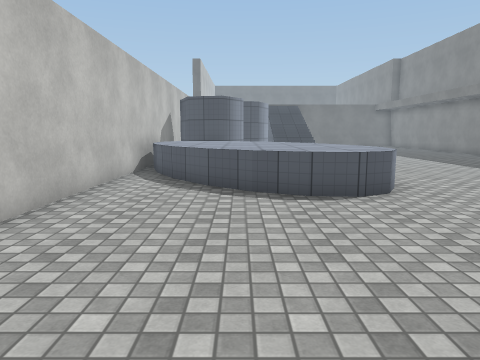
View 1 (above)

20 first-person views from a walk through a scene from a Unity 3-D project. The camera is 1.4 m above the floor, tilts 8° down and sees 70° across. The floor is counted in squares, 1 m on a side. Each view is taken from the middle of a square. On the plan, view 1 faces up. The plan holds only what a view shows up to about 15 squares ahead; the rest is blank. The place goes on beyond the plan. The player character is not drawn. Surface patterns are stand-ins for the level's own textures.

View 2
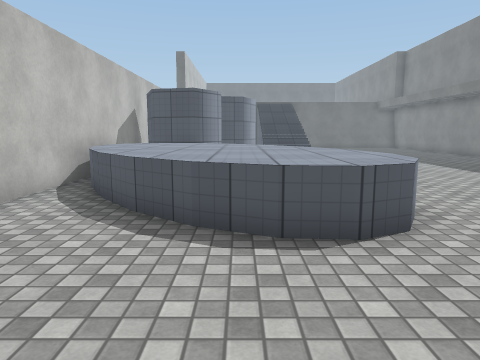

View 3
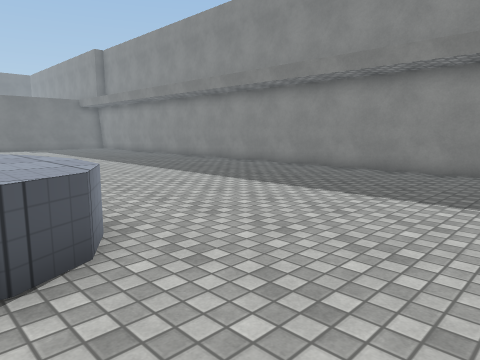

View 4
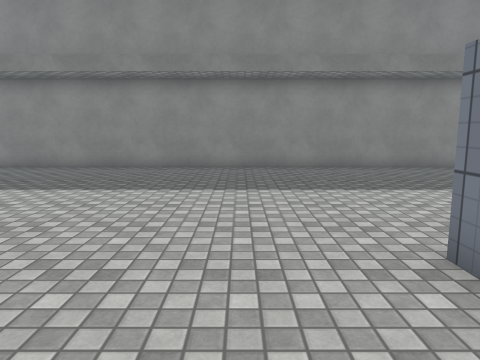

View 5
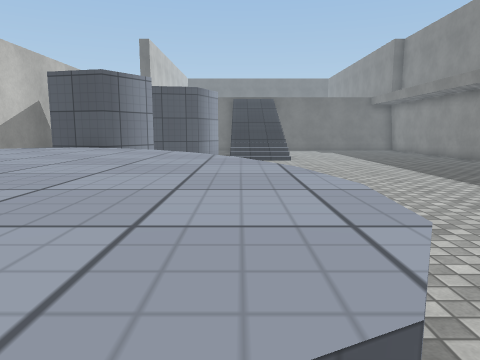

View 6
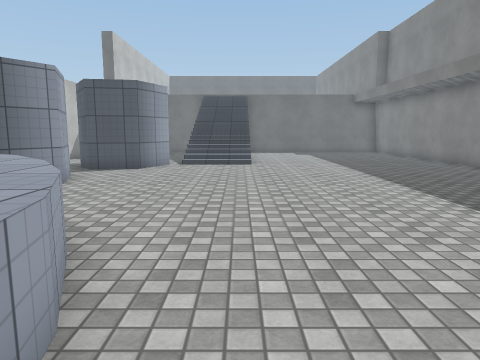

View 7
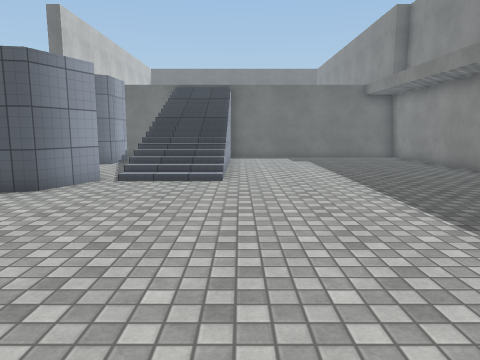

View 8
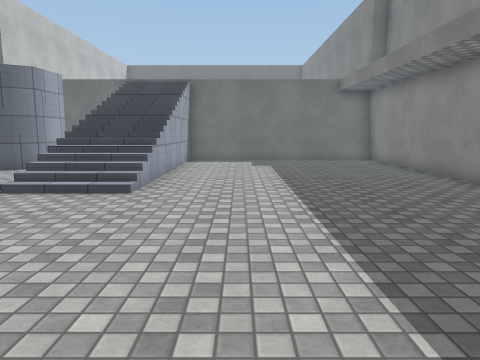

View 9
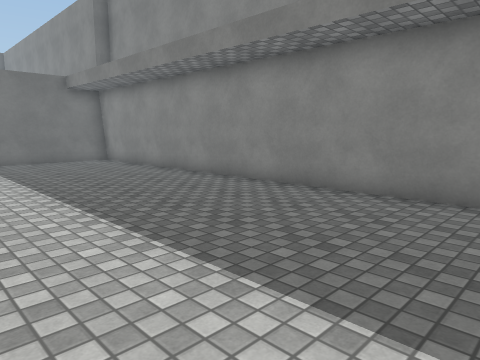

View 10
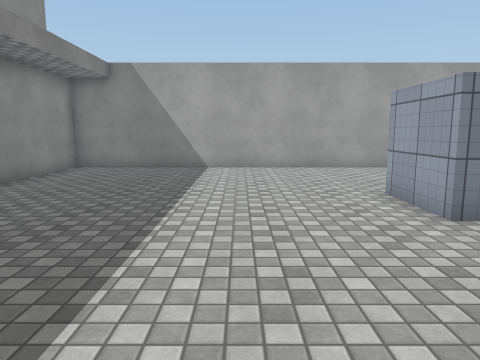

View 11
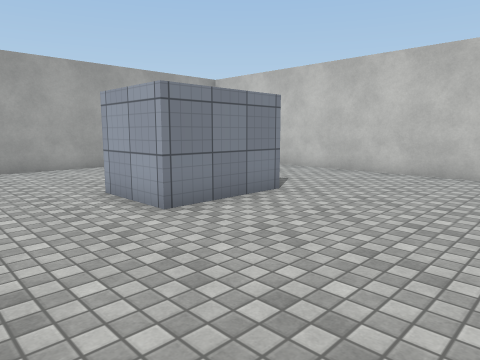

View 12
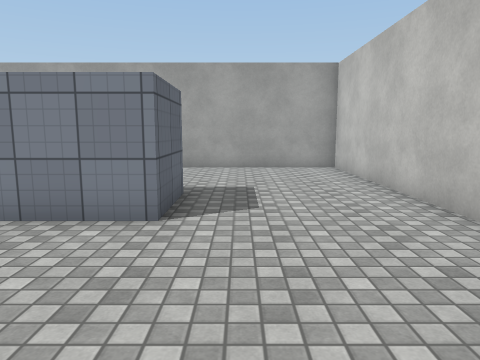

View 13
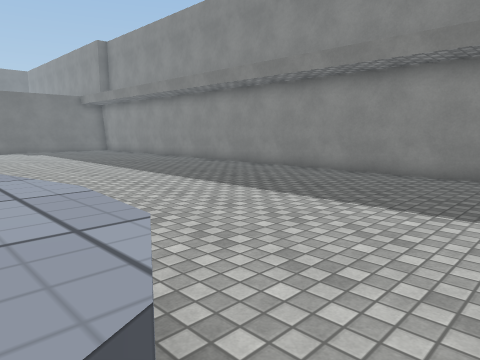

View 14
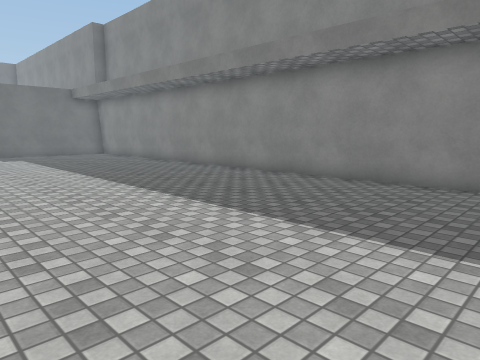

View 15
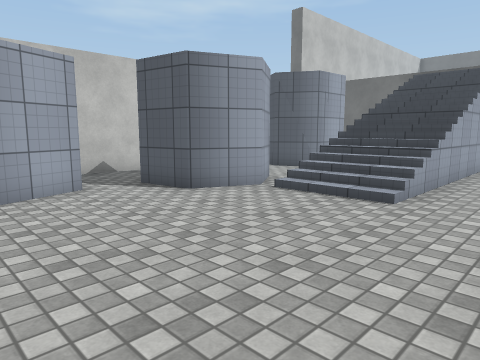

View 16
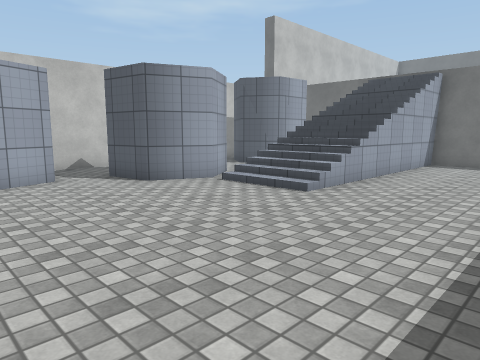

View 17
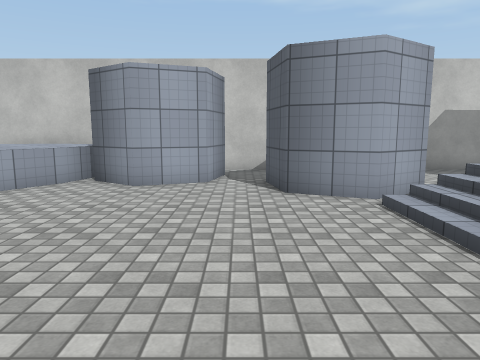

View 18
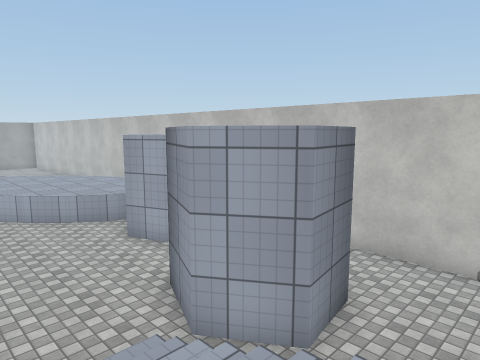

View 19
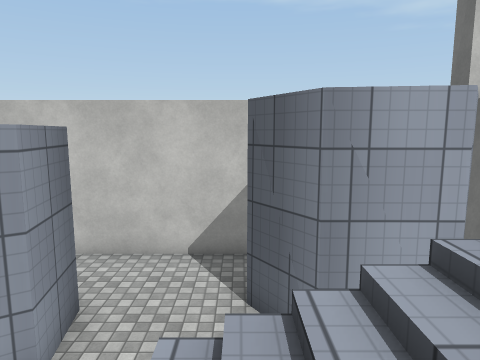

View 20
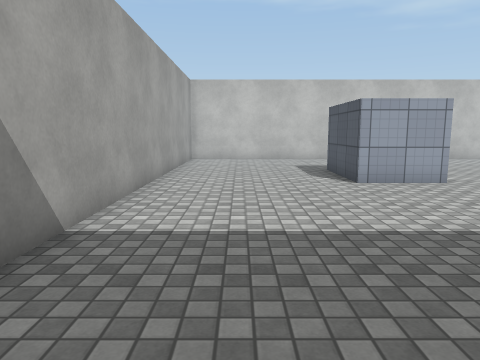

### Floor plan
Key: @ floor where view 1 was taken; # wall or solid block; . main floor; : floor 4 m higher than the main floor; / step, stairs or slope; ^ raised ledge; v drop or lower ground.
Columns run from 4 left of view 1 to 15 right of it. Each row starts with its distance up from view 1.
 31     #  ///.........#
 30     #  ///.........#
 29  .###. ///.........#
 28  ..... ///.........#
 27 :..... ///.........#
 26 :......///.........#
 25 :..###.///.........#
 24 :..# #////.........#
 23 :..###.............#
 22 :..###.............#
 21 :..................#
 20   ##...............#
 19    ##..............#
 18 vv ##..............#
 17 vv##...............#
 16 v^^^^..............#
 15 v^^^^^.............#
 14 v^^^^^^............#
 13 v^^^^^^^...........#
 12 :^^^^^^^...........#
 11  .^^^^^^^..........#
 10  .^^^^^^^..........#
  9 :..^^^^^^..........#
  8 :...^^^^...........#
  7 :..................#
  6 :..................#
  5 :..................#
  4 :..................#
  3 :..................#
  2 :.....###..........#
  1 :....## ##.........#
  0 :...@## ##.........#
 -1 :.....###..........#
 -2 :..................#
 -3 :..................#
 -4 :..................#
 -5 :..................#
 -6 :..................#
 -7                    #

Where each view was taken, in squares from view 1:
view 1: 0 up, 0 right, facing up
view 2: 3 up, 1 right, facing up
view 3: 4 up, 2 right, facing up-right
view 4: 4 up, 1 right, facing right
view 5: 7 up, 3 right, facing up
view 6: 9 up, 5 right, facing up
view 7: 14 up, 6 right, facing up
view 8: 16 up, 8 right, facing up
view 9: 16 up, 7 right, facing up-right
view 10: 7 up, 8 right, facing down
view 11: 7 up, 8 right, facing down-left
view 12: 7 up, 0 right, facing down
view 13: 7 up, 3 right, facing up-right
view 14: 11 up, 5 right, facing up-right
view 15: 17 up, 8 right, facing up-left
view 16: 17 up, 10 right, facing up-left
view 17: 21 up, 9 right, facing left
view 18: 28 up, 5 right, facing down-left
view 19: 28 up, 5 right, facing left
view 20: 4 down, 14 right, facing left
